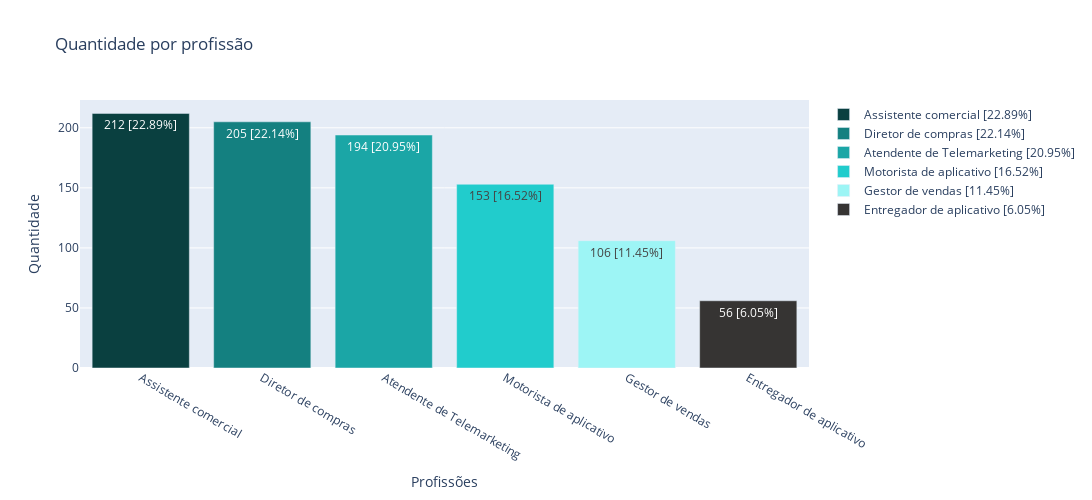

Here is the notebook cell this chart was saved with:
### Code cell
barChart(df_train, 'job', title='Quantidade por profissão', xaxis='Profissões', yaxis='Quantidade', width=1300, height=500, percent=True, order=False)

### Figure 1 — Plotly figure (JSON) as saved in the notebook; plotly's stock layout.template omitted (floating-point values rounded to 4 significant figures)
{"data": [{"marker": {"color": "#0A4040"}, "name": "Assistente comercial [22.89%]", "text": "212 [22.89%]", "type": "bar", "x": ["Assistente comercial"], "y": [212]}, {"marker": {"color": "#148080"}, "name": "Diretor de compras [22.14%]", "text": "205 [22.14%]", "type": "bar", "x": ["Diretor de compras"], "y": [205]}, {"marker": {"color": "#1BA6A6"}, "name": "Atendente de Telemarketing [20.95%]", "text": "194 [20.95%]", "type": "bar", "x": ["Atendente de Telemarketing"], "y": [194]}, {"marker": {"color": "#21CCCC"}, "name": "Motorista de aplicativo [16.52%]", "text": "153 [16.52%]", "type": "bar", "x": ["Motorista de aplicativo"], "y": [153]}, {"marker": {"color": "#9DF5F5"}, "name": "Gestor de vendas [11.45%]", "text": "106 [11.45%]", "type": "bar", "x": ["Gestor de vendas"], "y": [106]}, {"marker": {"color": "#363433"}, "name": "Entregador de aplicativo [6.05%]", "text": "56 [6.05%]", "type": "bar", "x": ["Entregador de aplicativo"], "y": [56]}], "layout": {"autosize": false, "height": 500, "title": {"text": "<span>Quantidade por profissão</span>"}, "width": 1300, "xaxis": {"autorange": true, "range": [-0.5, 5.5], "title": {"text": "<span>Profissões</span>"}, "type": "category"}, "yaxis": {"autorange": true, "range": [0, 223.2], "title": {"text": "<span>Quantidade</span>"}, "type": "linear"}}}
